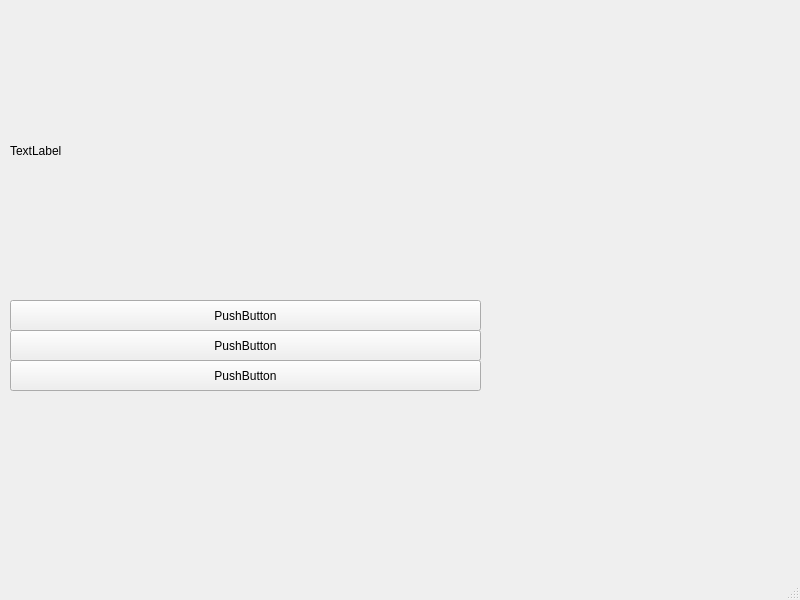
<?xml version="1.0" encoding="UTF-8"?>
<ui version="4.0">
 <class>MainWindow</class>
 <widget class="QMainWindow" name="MainWindow">
  <property name="geometry">
   <rect>
    <x>0</x>
    <y>0</y>
    <width>800</width>
    <height>600</height>
   </rect>
  </property>
  <property name="windowTitle">
   <string>MainWindow</string>
  </property>
  <widget class="QWidget" name="centralwidget">
   <widget class="QPushButton" name="pushButton">
    <property name="geometry">
     <rect>
      <x>10</x>
      <y>300</y>
      <width>471</width>
      <height>31</height>
     </rect>
    </property>
    <property name="text">
     <string>PushButton</string>
    </property>
   </widget>
   <widget class="QPushButton" name="pushButton_2">
    <property name="geometry">
     <rect>
      <x>10</x>
      <y>330</y>
      <width>471</width>
      <height>31</height>
     </rect>
    </property>
    <property name="text">
     <string>PushButton</string>
    </property>
   </widget>
   <widget class="QPushButton" name="pushButton_3">
    <property name="geometry">
     <rect>
      <x>10</x>
      <y>360</y>
      <width>471</width>
      <height>31</height>
     </rect>
    </property>
    <property name="text">
     <string>PushButton</string>
    </property>
   </widget>
   <widget class="QLabel" name="label">
    <property name="geometry">
     <rect>
      <x>10</x>
      <y>10</y>
      <width>461</width>
      <height>281</height>
     </rect>
    </property>
    <property name="text">
     <string>TextLabel</string>
    </property>
   </widget>
  </widget>
  <widget class="QMenuBar" name="menubar">
   <property name="geometry">
    <rect>
     <x>0</x>
     <y>0</y>
     <width>800</width>
     <height>26</height>
    </rect>
   </property>
  </widget>
  <widget class="QStatusBar" name="statusbar"/>
 </widget>
 <resources/>
 <connections/>
</ui>
